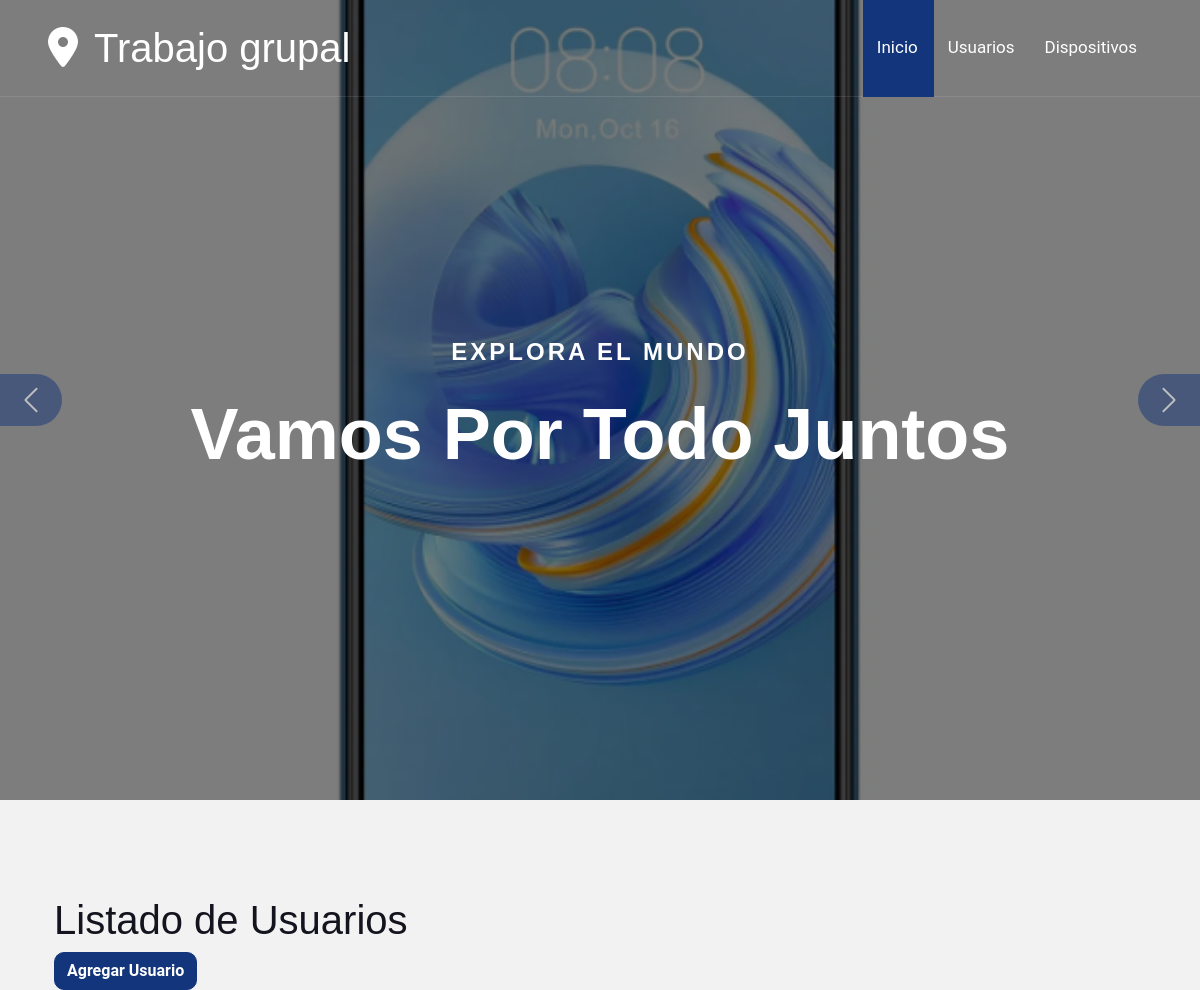
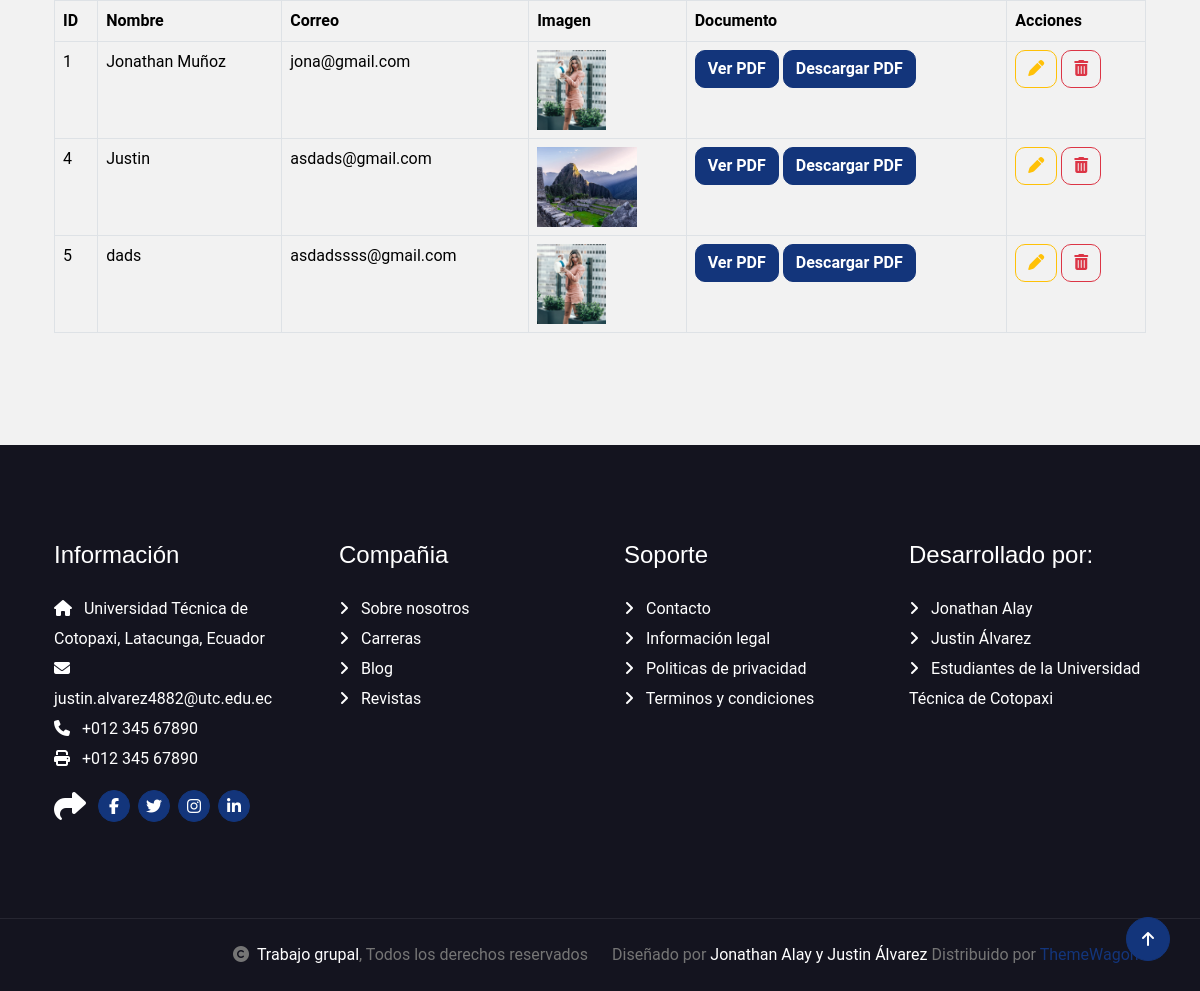
The page / on the database its author committed (2 pictures, top to bottom).
### Aplicaciones/Dispositivos/models.py (models this page shows, shortened)
class Usuario(models.Model):
    nombre = models.CharField(max_length=100)
    email = models.EmailField(unique=True)
    telefono = models.CharField(max_length=20, blank=True, null=True)
    fecha_registro = models.DateTimeField(auto_now_add=True)
    logo = models.FileField(upload_to='logos_usuarios/', blank=True, null=True)
    archivo = models.FileField(upload_to='archivos_usuarios/', blank=True, null=True)

### Aplicaciones/Dispositivos/views.py (the view)
# urls.py: path('', views.usuarios),
def usuarios(request):
    listadoUsuarios = Usuario.objects.all()
    return render(request, "usuario.html", {'usuarios': listadoUsuarios})

### Aplicaciones/Dispositivos/templates/usuario.html (shortened to what this page needs)
{% extends './plantilla.html' %}
{% block contenido %}
<h1>Listado de Usuarios</h1>
<a href="/nuevoUsuario" class="btn btn-primary">Agregar Usuario</a><br>
<table class="table table-bordered table-hover" id="tbl_usuarios">
    <thead>
        <tr>
            <th>ID</th>
            <th>Nombre</th>
            <th>Correo</th>
            <th>Imagen</th>
            <th>Documento</th>
            <th>Acciones</th>
        </tr>
    </thead>
    <tbody>
        {% for usuario in usuarios %}
        <tr>
            <td>{{ usuario.id }}</td>
            <td>{{ usuario.nombre }}</td>
            <td>{{ usuario.email }}</td>
            <td>
                {% if usuario.logo %}
                    <img src="{{ usuario.logo.url }}" height="80px" alt="">
                {% else %}
                    Ninguno
                {% endif %}
            </td>
            <td>
                {% if usuario.archivo %}
                    <a href="{{ usuario.archivo.url }}" class="btn btn-primary" target="_blank">Ver PDF</a>
                    <a href="{{ usuario.archivo.url }}" class="btn btn-primary" download>Descargar PDF</a>
                {% else %}
                    Ningún archivo
                {% endif %}
            </td>
            <td>
                <a href="/editarUsuario/{{ usuario.id }}" class="btn btn-outline-warning"><i class="fa fa-pen"></i></a>
                <a href="#" onclick="eliminarUsuario('{{ usuario.id }}');" class="btn btn-outline-danger"><i class="fa fa-trash"></i></a>
            </td>
        </tr>
        {% endfor %}
    </tbody>
</table>
{% endblock %}

### Actividad/static/plantilla/travela/css/style.css (style rules this page uses)
.btn { font-weight: 600; transition: .5s; }
.btn.btn-primary { box-shadow: inset 0 0 0 0 var(--bs-primary); }

### rows shown on the page
Usuario: id "1", nombre "Jonathan Muñoz", email "jona@gmail.com", logo (picture)
Usuario: id "4", nombre "Justin", email "asdads@gmail.com", logo (picture)
Usuario: id "5", nombre "dads", email "asdadssss@gmail.com", logo (picture)
